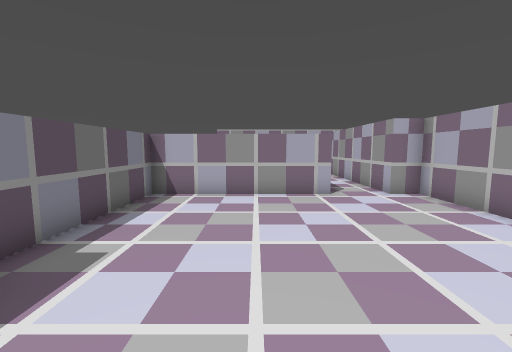
view 1 (above)

15 first-person views from a walk through a 3-D level made in the Godot game engine. The camera is 1.5 m above the floor, tilts 6° down and sees 90° across. The floor is counted in squares, 1 m on a side. Each view is taken from the middle of a square. On the plan, view 1 faces up. The plan holds only what a view shows up to about 13 squares ahead; the rest is blank. The place goes on beyond the plan. Characters and animated objects are left out. Some surface patterns are stand-ins.

view 2
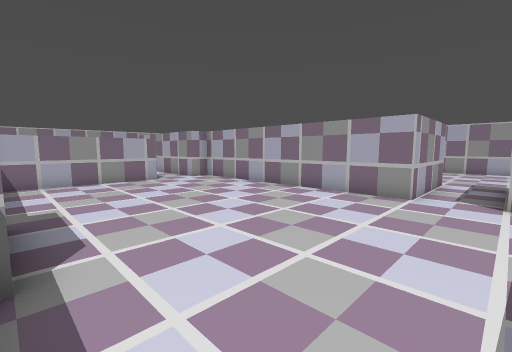

view 3
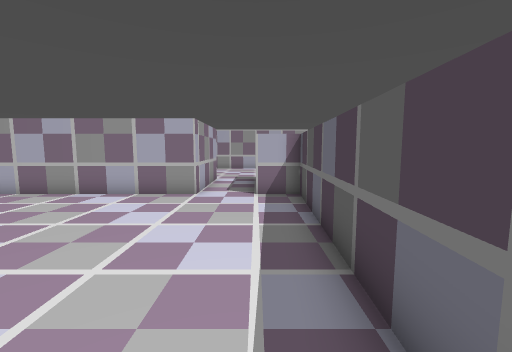

view 4
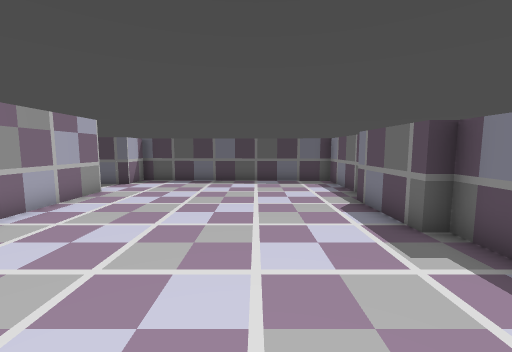

view 5
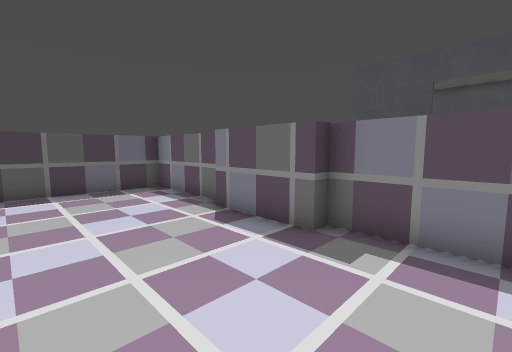

view 6
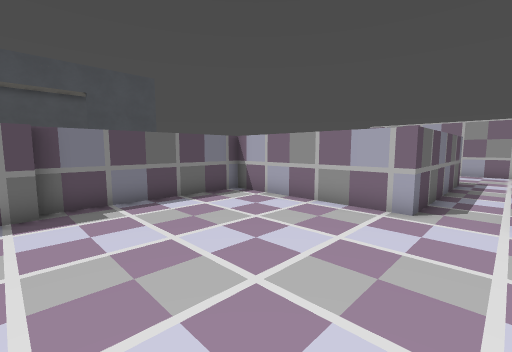

view 7
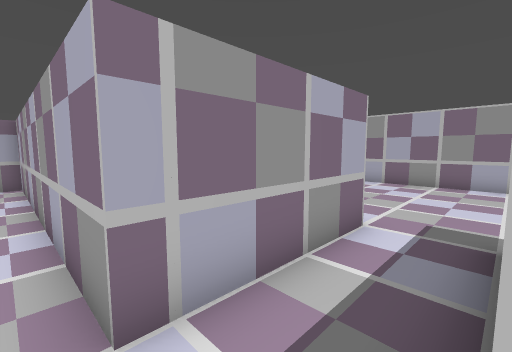

view 8
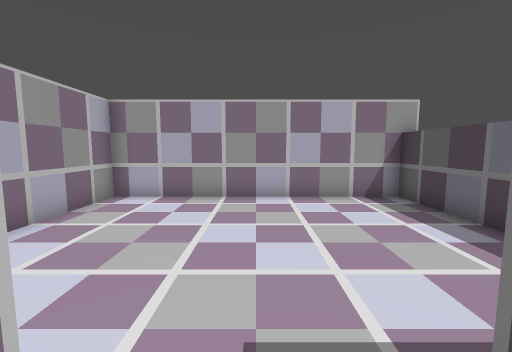

view 9
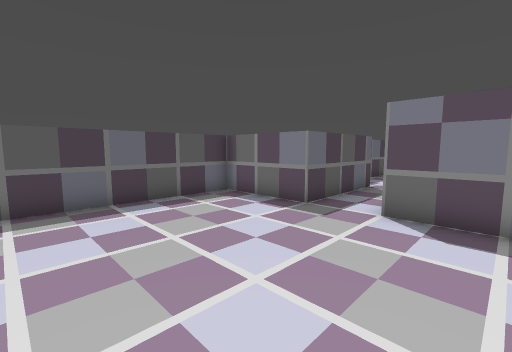

view 10
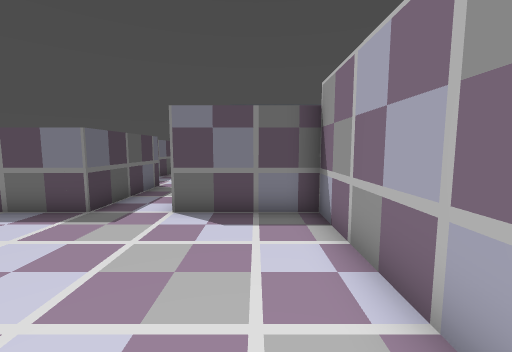

view 11
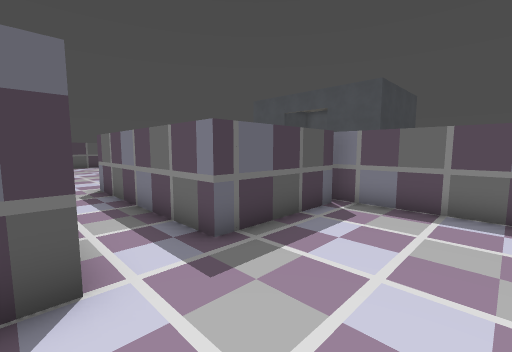

view 12
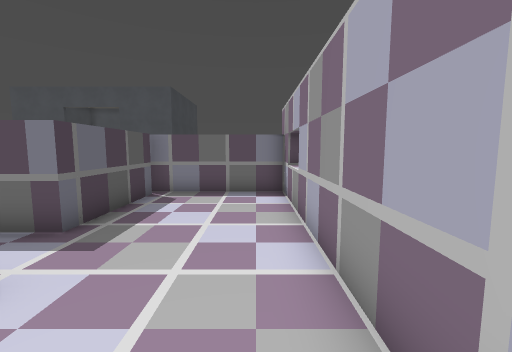

view 13
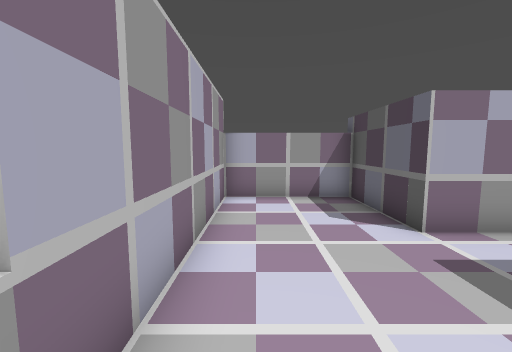

view 14
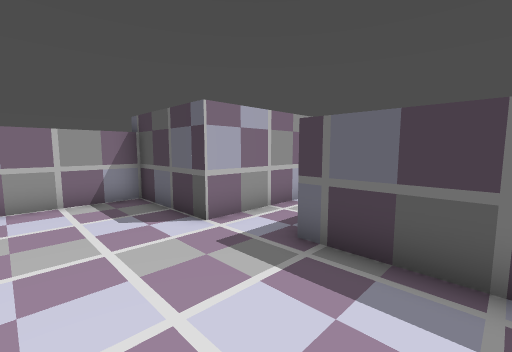

view 15
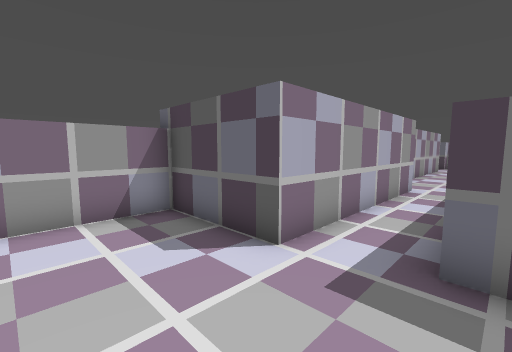

### Floor plan
Points are (right, up) in squares from view 1. A wall is a line through its corners. A room is listed if a view was taken in it or the views show most of it. See-through windows are left out.
Room 1 (views 1, 2, 3, 4, 5, 6, 7)
walls: (-3.5, -1.1) (-3.5, -5) (5.5, -5.5) (5.5, -4); (5.5, -2) (5.5, 8.5) (4.5, 8.5); (2.5, 8.5) (-3.5, 8.5) (-3.5, 2.5) (-3, 2.5) (-3, -0.5)
ways out: opening at (6, -3) to room 2; opening at (3.5, 9) to room 3
Room 2 (views 8, 9, 10)
walls: (5.5, -4) (10, -4) (10, -7.5) (17, -7.5) (17, 1.5) (10, 1.5) (10, -2) (5.5, -2)
ways out: opening at (6, -3) to room 1
Room 3 (views 11, 12, 13, 14, 15)
walls: (-1.6, 15.5) (2.5, 15.5) (2.5, 8.5); (4.5, 8.5) (4.5, 16) (8, 16) (8, 20) (-2, 20) (-2, 15.1)
ways out: opening at (3.5, 9) to room 1

Positions as (right, up) in squares from view 1, and headings:
1: (0, 0), facing up
2: (-3, -4), facing up-right
3: (-3, -4), facing right
4: (0, 7), facing down
5: (1, 5), facing down-left
6: (4, 2), facing up-left
7: (5, -4), facing up-right
8: (9, -3), facing right
9: (16, 0), facing down-left
10: (16, 0), facing left
11: (5, 19), facing down-left
12: (7, 19), facing left
13: (0, 19), facing right
14: (0, 19), facing down-right
15: (2, 19), facing down-right
